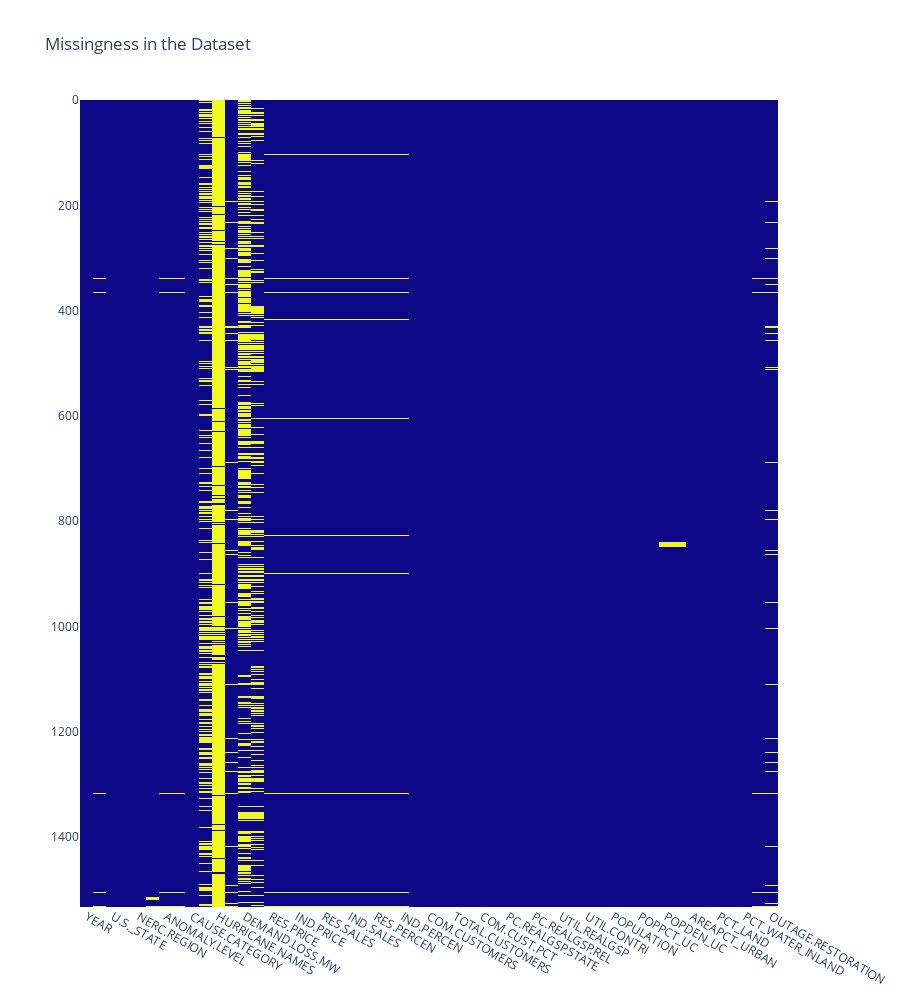

The cell this chart's notebook holds for it:
### Code cell
fig = px.imshow(
    cleaned.isna().astype(int), title="Missingness in the Dataset", height=1000
)
fig.update_traces(showscale=False, coloraxis=None)

### Figure 1 — Plotly figure (JSON) as saved in the notebook; plotly's stock layout.template omitted (floating-point values rounded to 4 significant figures; data arrays with more than 128 entries replaced by an {"elided": "..."} marker saying what was removed)
{"data": [{"hovertemplate": "x: %{x}<br>y: %{y}<br>color: %{z}<extra></extra>", "name": "0", "showscale": false, "type": "heatmap", "x": ["YEAR", "MONTH", "U.S._STATE", "POSTAL.CODE", "NERC.REGION", "CLIMATE.REGION", "ANOMALY.LEVEL", "CLIMATE.CATEGORY", "CAUSE.CATEGORY", "CAUSE.CATEGORY.DETAIL", "HURRICANE.NAMES", "OUTAGE.DURATION", "DEMAND.LOSS.MW", "CUSTOMERS.AFFECTED", "RES.PRICE", "COM.PRICE", "IND.PRICE", "TOTAL.PRICE", "RES.SALES", "COM.SALES", "IND.SALES", "TOTAL.SALES", "RES.PERCEN", "COM.PERCEN", "IND.PERCEN", "RES.CUSTOMERS", "COM.CUSTOMERS", "IND.CUSTOMERS", "TOTAL.CUSTOMERS", "RES.CUST.PCT", "COM.CUST.PCT", "IND.CUST.PCT", "PC.REALGSP.STATE", "PC.REALGSP.USA", "PC.REALGSP.REL", "PC.REALGSP.CHANGE", "UTIL.REALGSP", "TOTAL.REALGSP", "UTIL.CONTRI", "PI.UTIL.OFUSA", "POPULATION", "POPPCT_URBAN", "POPPCT_UC", "POPDEN_URBAN", "POPDEN_UC", "POPDEN_RURAL", "AREAPCT_URBAN", "AREAPCT_UC", "PCT_LAND", "PCT_WATER_TOT", "PCT_WATER_INLAND", "OUTAGE.START", "OUTAGE.RESTORATION"], "xaxis": "x", "y": {"elided": "1534 int values"}, "yaxis": "y", "z": {"elided": "1534x53 int values"}}], "layout": {"coloraxis": {"colorscale": [[0, "#0d0887"], [0.1111, "#46039f"], [0.2222, "#7201a8"], [0.3333, "#9c179e"], [0.4444, "#bd3786"], [0.5556, "#d8576b"], [0.6667, "#ed7953"], [0.7778, "#fb9f3a"], [0.8889, "#fdca26"], [1, "#f0f921"]]}, "height": 1000, "title": {"text": "Missingness in the Dataset"}, "xaxis": {"anchor": "y", "constrain": "domain", "domain": [0, 1], "scaleanchor": "y"}, "yaxis": {"anchor": "x", "autorange": "reversed", "constrain": "domain", "domain": [0, 1]}}}
